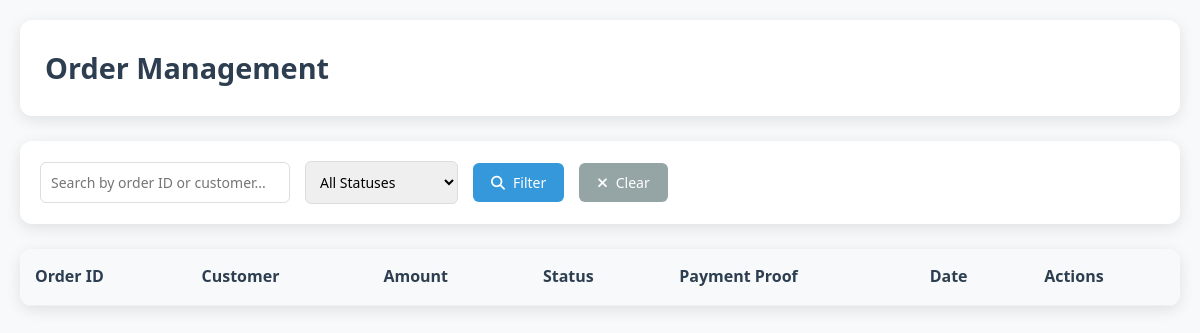
Before: /pages/website/admin_orders.php (signed in) with the older database file.
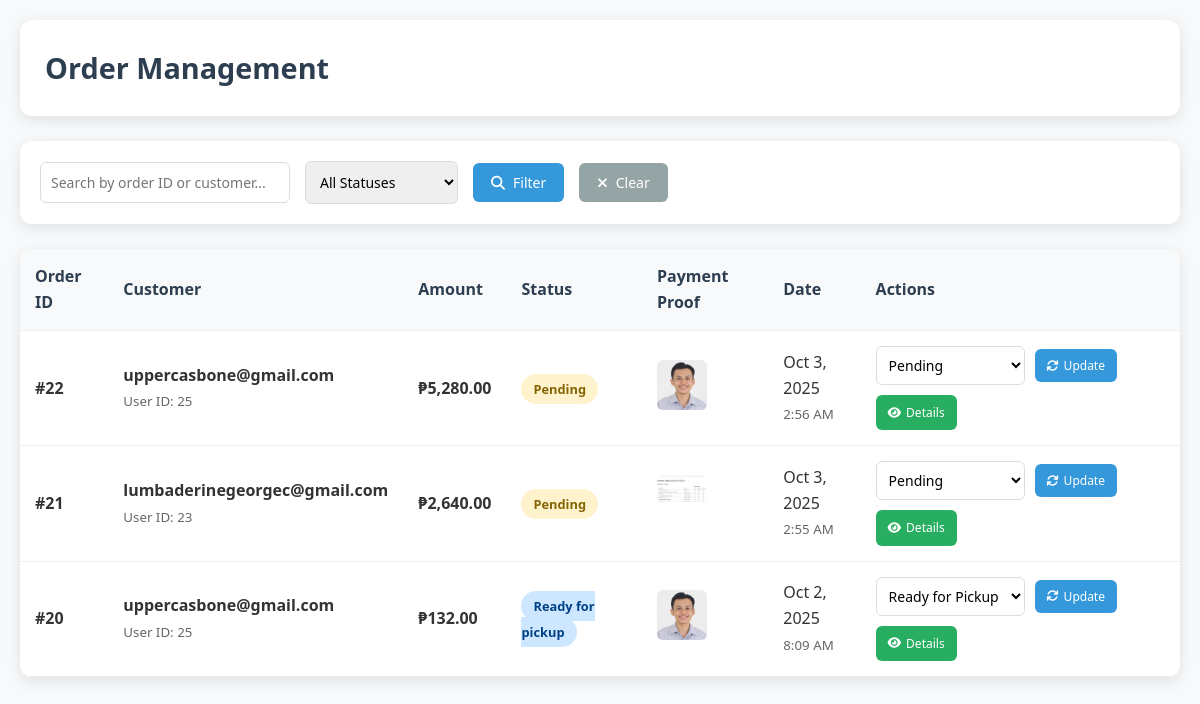
After: the same page with the newer database file.
### tables this page shows
CREATE TABLE `orders` (
  `order_id` int(11) NOT NULL,
  `user_id` int(11) NOT NULL,
  `total_amount` decimal(10,2) NOT NULL,
  `status` enum('pending','paid','processing','ready_for_pickup','completed','cancelled') DEFAULT 'pending',
  `payment_proof` varchar(255) DEFAULT NULL,
  `created_at` timestamp NOT NULL DEFAULT current_timestamp(),
  `updated_at` timestamp NOT NULL DEFAULT current_timestamp() ON UPDATE current_timestamp()
);

CREATE TABLE `users` (
  `id` int(11) NOT NULL,
  `username` varchar(50) NOT NULL,
  `password` varchar(255) NOT NULL,
  `role` enum('admin','employee','customer') NOT NULL DEFAULT 'employee'
);

### pages/website/admin_orders.php (the view, shortened to what this page needs)
<?php
require_once '../../config/db.php';
$query = "SELECT o.*, u.username
          FROM orders o
          JOIN users u ON o.user_id = u.id
          ORDER BY o.created_at DESC";
$orders_result = $inventory->query($query);
$orders = [];
while ($row = $orders_result->fetch_assoc()) {
    $orders[] = $row;
}
?>
<!DOCTYPE html>
<html lang="en">
<head>
    <link rel="stylesheet" href="https://cdnjs.cloudflare.com/ajax/libs/font-awesome/6.4.0/css/all.min.css">
</head>
<body>
    <div class="admin-container">
        <div class="main-content">
            <div class="header">
                <h1>Order Management</h1>
            </div>
            <div class="search-filter">
                <input type="text" id="searchInput" placeholder="Search by order ID or customer..." style="min-width: 250px;">
                <select id="statusFilter">
                    <option value="">All Statuses</option>
                </select>
                <button class="search-btn" onclick="filterOrders()">
                    <i class="fas fa-search"></i> Filter
                </button>
                <button class="search-btn" onclick="clearFilters()" style="background: #95a5a6;">
                    <i class="fas fa-times"></i> Clear
                </button>
            </div>
            <div class="order-table">
                <table class="table">
                    <thead>
                        <tr>
                            <th>Order ID</th>
                            <th>Customer</th>
                            <th>Amount</th>
                            <th>Status</th>
                            <th>Payment Proof</th>
                            <th>Date</th>
                            <th>Actions</th>
                        </tr>
                    </thead>
                    <tbody id="ordersTable">
                        <?php foreach ($orders as $order): ?>
                        <tr class="order-row" data-status="<?php echo $order['status']; ?>">
                            <td><strong>#<?php echo $order['order_id']; ?></strong></td>
                            <td>
                                <div>
                                    <strong><?php echo htmlspecialchars($order['username']); ?></strong>
                                    <br>
                                    <small style="color: #666;">User ID: <?php echo $order['user_id']; ?></small>
                                </div>
                            </td>
                            <td><strong>₱<?php echo number_format($order['total_amount'], 2); ?></strong></td>
                            <td>
                                <span class="status-badge status-<?php echo $order['status']; ?>">
                                    <?php echo ucfirst(str_replace('_', ' ', $order['status'])); ?>
                                </span>
                            </td>
                            <td>
                                <?php if ($order['payment_proof']):
                                    $proof_path = "../../assets/uploads/payments/user_" . $order['user_id'] . "/" . $order['payment_proof'];
                                    if (file_exists($proof_path)): ?>
                                        <a href="<?php echo $proof_path; ?>" target="_blank">
                                            <img src="<?php echo $proof_path; ?>" alt="Payment Proof" class="proof-image">
                                        </a>
                                    <?php else: ?>
                                        <span style="color: #999;">File not found</span>
                                    <?php endif; ?>
                                <?php else: ?>
                                    <span style="color: #999;">No proof</span>
                                <?php endif; ?>
                            </td>
                            <td>
                                <?php echo date('M j, Y', strtotime($order['created_at'])); ?>
                                <br>
                                <small style="color: #666;"><?php echo date('g:i A', strtotime($order['created_at'])); ?></small>
                            </td>
                            <td>
                                <div class="order-actions">
                                    <form method="post" class="status-form">
                                        <select name="status" class="status-select">
                                            <option value="pending" <?php echo $order['status'] == 'pending' ? 'selected' : ''; ?>>Pending</option>
                                            <option value="ready_for_pickup" <?php echo $order['status'] == 'ready_for_pickup' ? 'selected' : ''; ?>>Ready for Pickup</option>
                                        </select>
                                        <button type="submit" name="update_status" class="update-btn" title="Update Status">
                                            <i class="fas fa-sync"></i> Update
                                        </button>
                                    </form>
                                    <a href="admin_order_details.php?id=<?php echo $order['order_id']; ?>" class="view-details" title="View Details">
                                        <i class="fas fa-eye"></i> Details
                                    </a>
                                </div>
                            </td>
                        </tr>
                        <?php endforeach; ?>
                    </tbody>
                </table>
            </div>
        </div>
    </div>
</body>
</html>

### pages/website/admin_orders.php (style rules this page uses)
* { margin: 0; padding: 0; box-sizing: border-box; font-family: 'Segoe UI', Tahoma, Geneva, Verdana, sans-serif; }
body { background-color: #f8f9fa; color: #333; line-height: 1.6; }
.admin-container { display: flex; min-height: 100vh; }
.main-content { flex: 1; padding: 20px; background: #f8f9fa; }
.header { background: white; padding: 25px; border-radius: 12px; box-shadow: 0 4px 15px rgba(0,0,0,0.1); margin-bottom: 25px; display: flex; justify-content: space-between; align-items: center; }
.header h1 { color: #2c3e50; font-size: 1.8em; margin: 0; }
.search-filter { background: white; padding: 20px; border-radius: 12px; box-shadow: 0 4px 15px rgba(0,0,0,0.1); margin-bottom: 25px; display: flex; gap: 15px; align-items: center; flex-wrap: wrap; }
.search-filter input, .search-filter select { padding: 10px; border: 1px solid #ddd; border-radius: 6px; font-size: 14px; }
.search-btn { background: #3498db; color: white; border: none; padding: 10px 18px; border-radius: 6px; cursor: pointer; font-size: 14px; transition: background 0.3s; display: inline-flex; align-items: center; gap: 8px; }
.order-table { background: white; border-radius: 12px; overflow: hidden; box-shadow: 0 4px 15px rgba(0,0,0,0.1); }
.table { width: 100%; border-collapse: collapse; }
.table th, .table td { padding: 15px; text-align: left; border-bottom: 1px solid #ecf0f1; }
.table th { background: #f8f9fa; font-weight: 600; color: #2c3e50; }
.order-actions { display: flex; gap: 10px; flex-wrap: wrap; }
.status-form { display: flex; gap: 10px; align-items: center; }
.status-select { padding: 8px; border-radius: 6px; border: 1px solid #ddd; background: white; font-size: 14px; }
.update-btn { background: #3498db; color: white; border: none; padding: 8px 12px; border-radius: 6px; cursor: pointer; font-size: 12px; transition: background 0.3s; display: inline-flex; align-items: center; gap: 5px; }
.view-details { background: #27ae60; color: white; padding: 8px 12px; border-radius: 6px; text-decoration: none; font-size: 12px; display: inline-flex; align-items: center; gap: 5px; transition: background 0.3s; }
.proof-image { width: 50px; height: 50px; object-fit: cover; border-radius: 6px; cursor: pointer; transition: transform 0.3s; }
.status-badge { padding: 6px 12px; border-radius: 20px; font-size: 0.8em; font-weight: 600; }
.status-pending { background: #fff3cd; color: #856404; }
.status-ready_for_pickup { background: #cce7ff; color: #004085; }

Changed rows visible on the page:
added orders: order_id "22", user.username "uppercasbone@gmail.com", user "25", total_amount "5,280.00", status "Pending", user+payment_proof (picture), created_at "Oct 3, 2025", created_at "2:56 AM"
added orders: order_id "21", user.username "lumbaderinegeorgec@gmail.com", user "23", total_amount "2,640.00", status "Pending", user+payment_proof (picture), created_at "Oct 3, 2025", created_at "2:55 AM"
added orders: order_id "20", user.username "uppercasbone@gmail.com", user "25", total_amount "132.00", status "Ready for pickup", user+payment_proof (picture), created_at "Oct 2, 2025", created_at "8:09 AM", status "Ready for Pickup"
